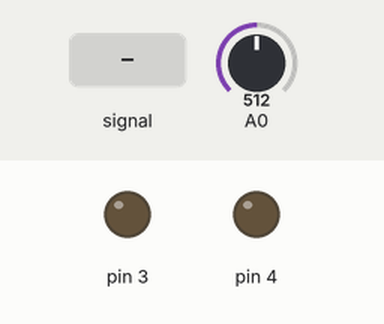
Recording of a sketch running on a simulated Arduino Uno, built with avr-gcc and run on an emulated ATmega328P. Parts: output pins drawn as LEDs (lit = HIGH). Inputs (shaded band) come from the test bench; at power-on: A0 = 512.

Above: at 1.2 s.
1.3 s: A0 fed a 200 Hz sine of ±460 counts around its level
At 1.9 s:
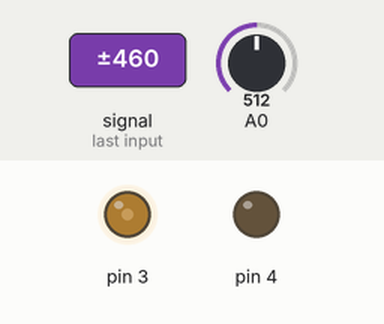
2.8 s: A0 set to 900
At 3.8 s:
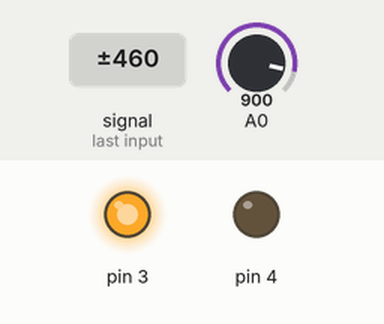
4.3 s: A0 set to 1007
5.8 s: A0 set to 1023
At 7.0 s:
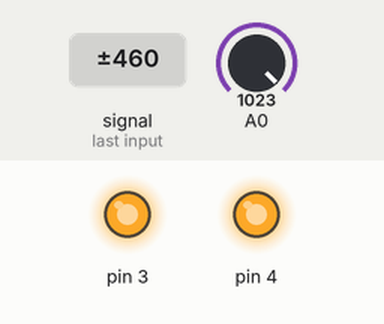
7.3 s: A0 set to 716
At 7.6 s:
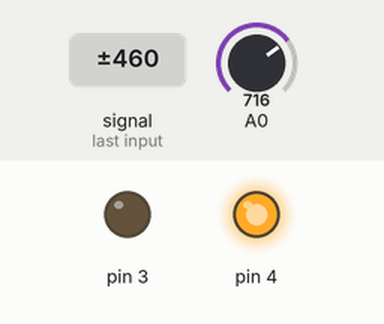
8.8 s: A0 fed a 1000 Hz sine of ±255 counts around its level
At 10.0 s:
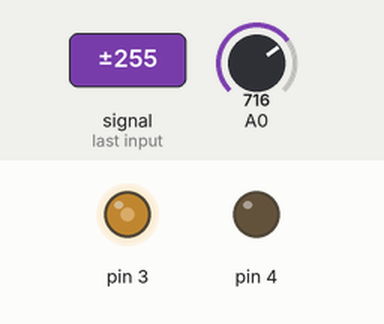
Timing chart, 0 to 11.3 s (numbered marks = the images above; inputs shaded):
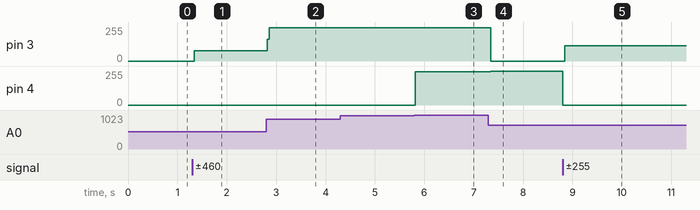

The sketch:

button.ino
```cpp
int giris;
void setup() {
  pinMode(2,INPUT);
  pinMode(3,OUTPUT);
  pinMode(4,OUTPUT);
  digitalWrite(3,LOW);

}

void loop() {
  int pot=analogRead(0);
  pot=map(pot,0,1023,0,4);
  for(int i=0;i<pot;i++)
  {
    digitalWrite(i+1,HIGH);
    digitalWrite(i+2,LOW);
  }
}
```

Measured:
- the behaviour switches between 1022 and 1023 on A0 (found by bisection; images 2 and 3)
- after the input at 1.3 s, pin 3: 0/255 → 78/255 at once
- after the input at 2.8 s, pin 3: 78/255 → 249/255 at once
- after the input at 4.3 s, every drawn part: stays the same
- after the input at 5.8 s, pin 4: 0/255 → 250/255 at once
- after the input at 7.3 s, pin 3: 249/255 → 0/255 at once; pin 4: 250/255 → 255/255 at once
- after the input at 8.8 s, pin 3: 0/255 → 115/255 at once; pin 4: 255/255 → 0/255 at once
